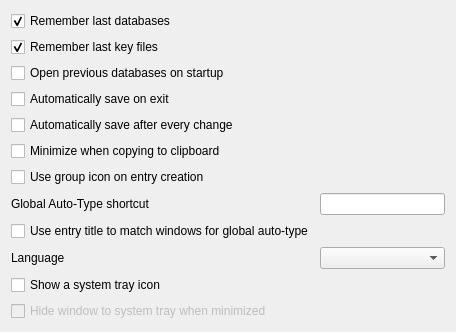
<?xml version="1.0" encoding="UTF-8"?>
<ui version="4.0">
 <class>SettingsWidgetGeneral</class>
 <widget class="QWidget" name="SettingsWidgetGeneral">
  <property name="geometry">
   <rect>
    <x>0</x>
    <y>0</y>
    <width>456</width>
    <height>313</height>
   </rect>
  </property>
  <layout class="QFormLayout" name="formLayout">
   <property name="fieldGrowthPolicy">
    <enum>QFormLayout::AllNonFixedFieldsGrow</enum>
   </property>
   <item row="0" column="0">
    <widget class="QCheckBox" name="rememberLastDatabasesCheckBox">
     <property name="text">
      <string>Remember last databases</string>
     </property>
     <property name="checked">
      <bool>true</bool>
     </property>
    </widget>
   </item>
   <item row="1" column="0">
    <widget class="QCheckBox" name="rememberLastKeyFilesCheckBox">
     <property name="text">
      <string>Remember last key files</string>
     </property>
     <property name="checked">
      <bool>true</bool>
     </property>
    </widget>
   </item>
   <item row="2" column="0">
    <widget class="QCheckBox" name="openPreviousDatabasesOnStartupCheckBox">
     <property name="text">
      <string>Open previous databases on startup</string>
     </property>
    </widget>
   </item>
   <item row="3" column="0">
    <widget class="QCheckBox" name="autoSaveOnExitCheckBox">
     <property name="text">
      <string>Automatically save on exit</string>
     </property>
    </widget>
   </item>
   <item row="4" column="0">
    <widget class="QCheckBox" name="autoSaveAfterEveryChangeCheckBox">
     <property name="text">
      <string>Automatically save after every change</string>
     </property>
    </widget>
   </item>
   <item row="5" column="0">
    <widget class="QCheckBox" name="minimizeOnCopyCheckBox">
     <property name="text">
      <string>Minimize when copying to clipboard</string>
     </property>
    </widget>
   </item>
   <item row="6" column="0">
    <widget class="QCheckBox" name="useGroupIconOnEntryCreationCheckBox">
     <property name="text">
      <string>Use group icon on entry creation</string>
     </property>
    </widget>
   </item>
   <item row="7" column="0">
    <widget class="QLabel" name="autoTypeShortcutLabel">
     <property name="text">
      <string>Global Auto-Type shortcut</string>
     </property>
    </widget>
   </item>
   <item row="7" column="1">
    <widget class="ShortcutWidget" name="autoTypeShortcutWidget"/>
   </item>
   <item row="8" column="0">
    <widget class="QCheckBox" name="autoTypeEntryTitleMatchCheckBox">
     <property name="text">
      <string>Use entry title to match windows for global auto-type</string>
     </property>
    </widget>
   </item>
   <item row="9" column="0">
    <widget class="QLabel" name="languageLabel">
     <property name="text">
      <string>Language</string>
     </property>
    </widget>
   </item>
   <item row="9" column="1">
    <widget class="QComboBox" name="languageComboBox"/>
   </item>
   <item row="10" column="0">
    <widget class="QCheckBox" name="systrayShowCheckBox">
     <property name="text">
      <string>Show a system tray icon</string>
     </property>
    </widget>
   </item>
   <item row="11" column="0">
    <widget class="QCheckBox" name="systrayMinimizeToTrayCheckBox">
     <property name="enabled">
      <bool>false</bool>
     </property>
     <property name="text">
      <string>Hide window to system tray when minimized</string>
     </property>
    </widget>
   </item>
  </layout>
 </widget>
 <customwidgets>
  <customwidget>
   <class>ShortcutWidget</class>
   <extends>QLineEdit</extends>
   <header>autotype/ShortcutWidget.h</header>
  </customwidget>
 </customwidgets>
 <tabstops>
  <tabstop>rememberLastDatabasesCheckBox</tabstop>
  <tabstop>rememberLastKeyFilesCheckBox</tabstop>
  <tabstop>openPreviousDatabasesOnStartupCheckBox</tabstop>
  <tabstop>autoSaveOnExitCheckBox</tabstop>
  <tabstop>autoSaveAfterEveryChangeCheckBox</tabstop>
  <tabstop>minimizeOnCopyCheckBox</tabstop>
  <tabstop>autoTypeShortcutWidget</tabstop>
 </tabstops>
 <resources/>
 <connections/>
</ui>
